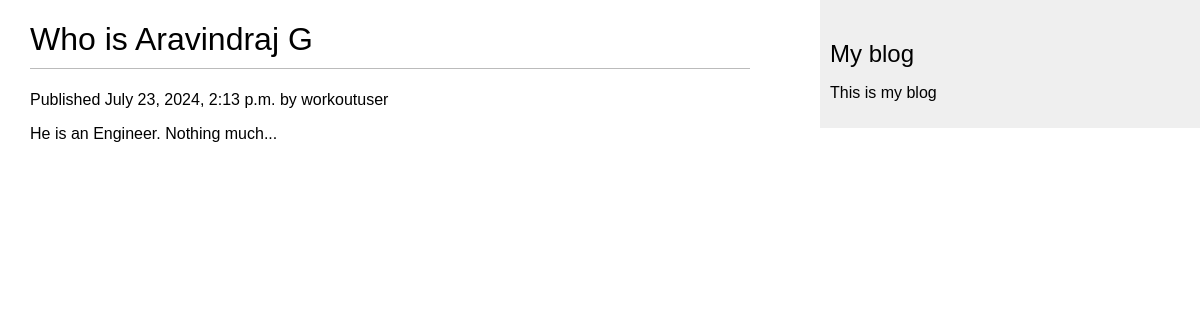
Page /blog/1/ on the committed database.
### myblog/models.py (models this page shows, shortened)
class Post(models.Model):
    class Status(models.TextChoices):
        DRAFT = 'DF', 'Draft',
        PUBLISHED = 'PB', 'Published'
    objects = models.Manager()
    published = PublishedManager()
    title = models.CharField(max_length=250)
    slug = models.SlugField(max_length=250)
    body = models.TextField()
    author = models.ForeignKey(User, on_delete=models.CASCADE,
                               related_name='blog_posts')
    publish = models.DateTimeField(default=timezone.now())
    created = models.DateTimeField(auto_now_add=True)
    updated = models.DateTimeField(auto_now=True)
    status = models.CharField(max_length=2,
                              choices=Status.choices,
                              default=Status.DRAFT)
    class Meta:
        ordering = ['-publish']
        indexes = [
            models.Index(fields=['-publish'])
        ]

### myblog/views.py (the view)
# urls.py: path('<int:id>/', views.post_detail, name = 'post_detail'),
def post_detail(request, id):
    post = get_object_or_404(Post, id=id, status = Post.Status.PUBLISHED)
    return render(request, 'myblog/post/detail.html', {'post':post})

### myblog/templates/myblog/post/detail.html (shortened to what this page needs)
{% extends "myblog/base.html" %}
{% block content %}
<h1> {{ post.title }} </h1>
<div class="date">
    Published {{ post.publish }} by {{ post.author }}
</div>
{{ post.body|linebreaks }}
{% endblock %}

### myblog/static/css/myblog.css (style rules this page uses)
body { margin:0; padding:0; font-family:helvetica, sans-serif; }
h1 { font-weight:normal; border-bottom:1px solid #bbb; padding:0 0 10px 0; }

### rows in the picture
Post: title "Who is Aravindraj G", publish "July 23, 2024, 2:13 p.m.", author "workoutuser", body "He is an Engineer. Nothing much..."
